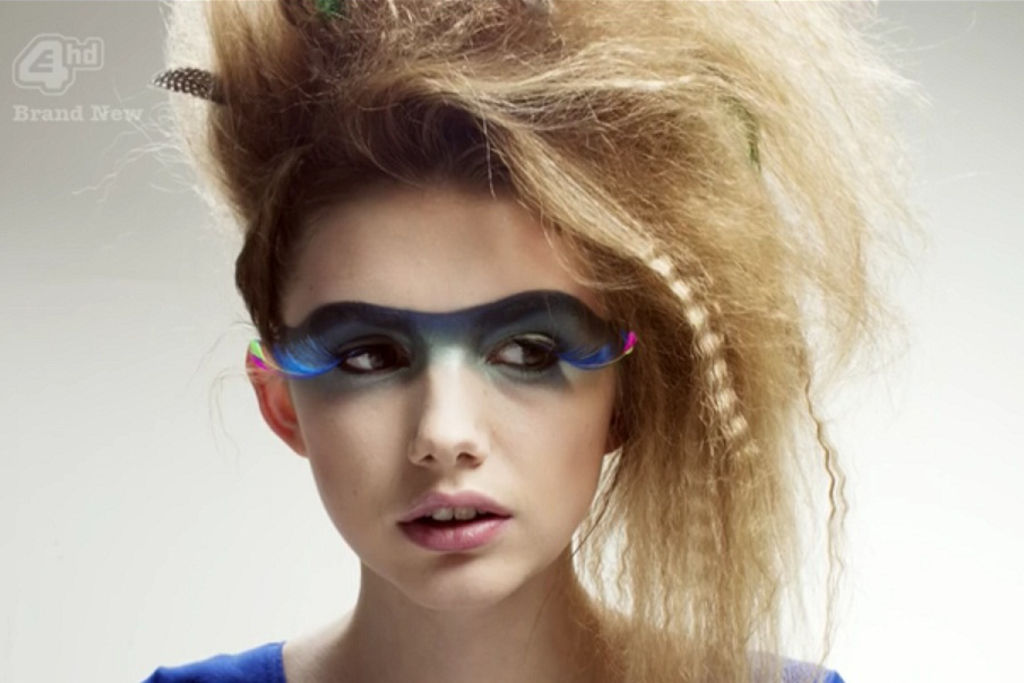
#> input picture src/processors/skins_feature.jpg, 1024 x 683 px
$ python -i DummyProcessor.py   (imports and definitions only)   (older library calls are emulated)
#> lines starting #> are read from the running program, lines starting #| are printed output that depends on the picture; after the words box and inside, x2 and y2 are one past the last pixel; in counts of white or black regions, pixels touching at a corner belong together
#> further down, picture is the input picture: shape (683, 1024, 3); mean B, G, R 149.7, 165.1, 179.5
import cv2
import numpy as np
from scipy.ndimage import convolve
from matplotlib import pyplot as plt
from mpl_toolkits import mplot3d

B = np.array([.0, 4.408490765224997, 3.144532188123648])
C = np.array([255., 257.2748941071508, 256.00960321263835])
D = (C - B) / np.linalg.norm(C - B)


def sobel(img):
    scale = 1
    delta = 0
    ddepth = cv2.CV_16S

    grad_x = cv2.Sobel(img, ddepth, 1, 0, ksize=5)
    grad_y = cv2.Sobel(img, ddepth, 0, 1, ksize=5)

    abs_grad_x = cv2.convertScaleAbs(grad_x)
    abs_grad_y = cv2.convertScaleAbs(grad_y)

    img = cv2.addWeighted(abs_grad_x, 0.5, abs_grad_y, 0.5, 0)
    return img


def edges(img, channel: str = ""):
#> called with channel = ''
    cv2.GaussianBlur(img, (5, 5), 2, img)
    b, g, r = cv2.split(img)
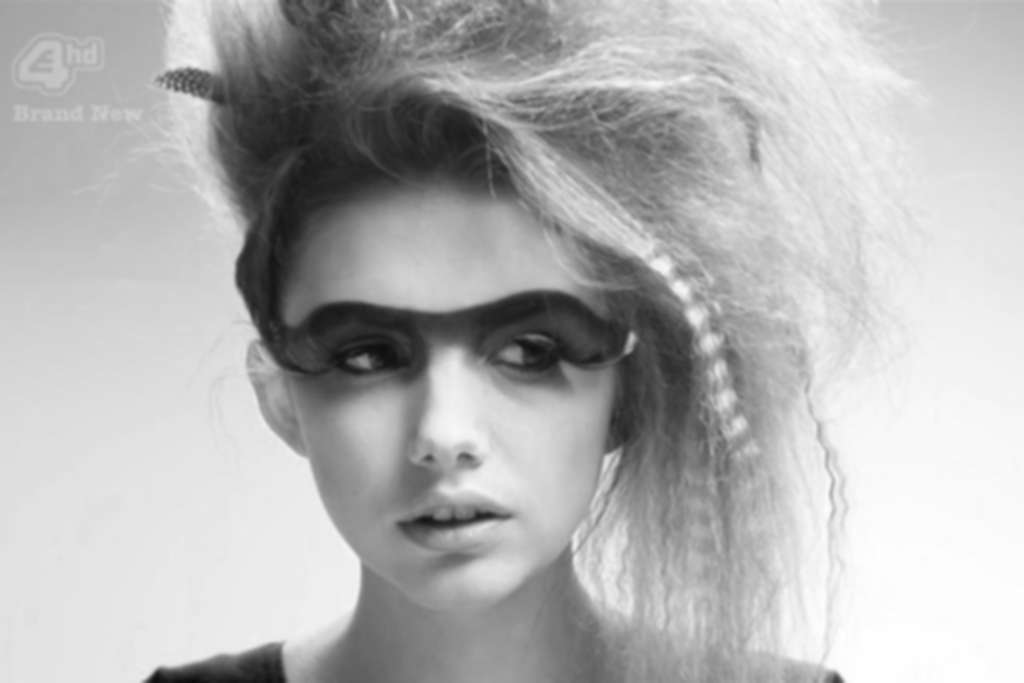
#> r: shape (683, 1024); min 11, max 255, mean 179.5
    b, g, r = sobel(b), sobel(g), sobel(r)
#> in sobel, `grad_y = cv2.Sobel(img, ddepth, 0, 1, ksize=5)`:
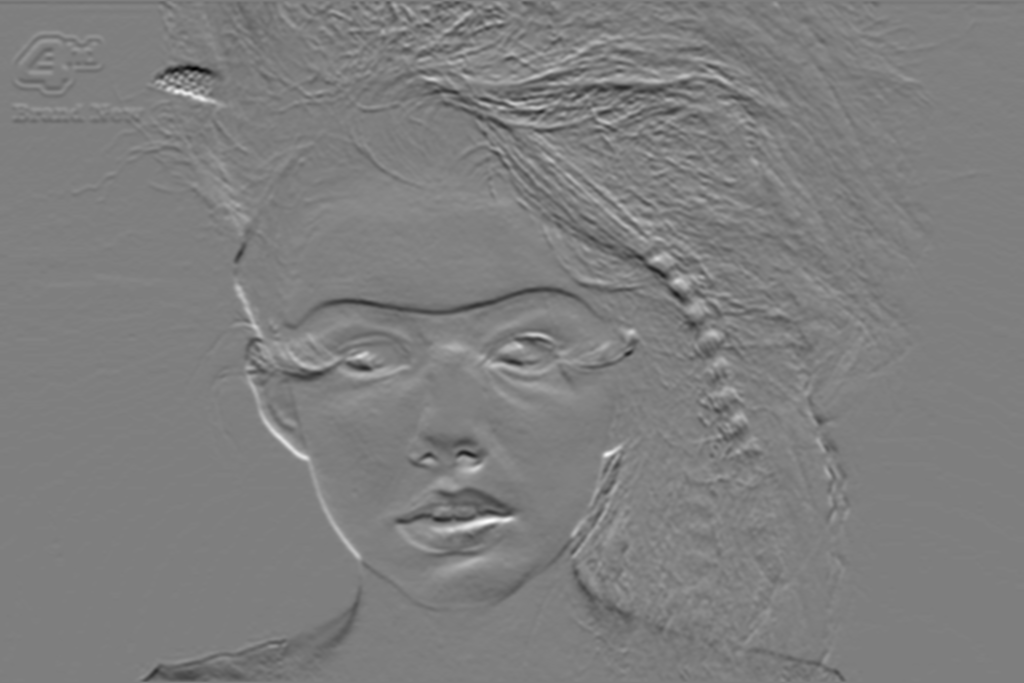
#> grad_y: shape (683, 1024) int16; min -3698, max 3741, mean -1; drawn with min black and max white
#> in sobel, `img = cv2.addWeighted(abs_grad_x, 0.5, abs_grad_y, 0.5, 0)`:
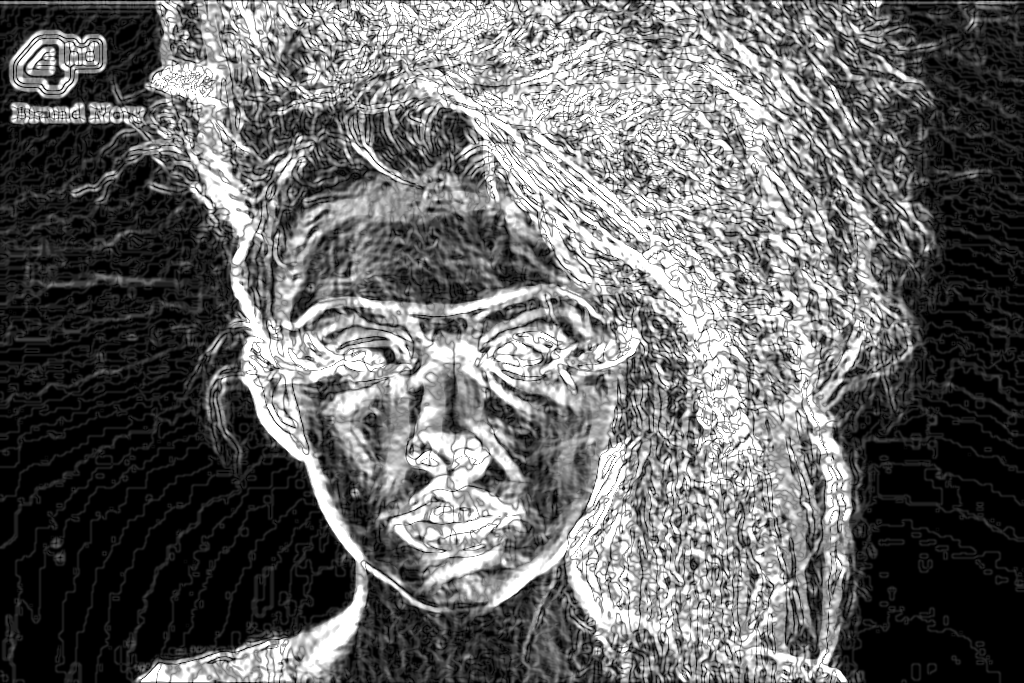
#> img: shape (683, 1024); min 0, max 255, mean 102.3
#> in sobel (call 3), `abs_grad_x = cv2.convertScaleAbs(grad_x)`:
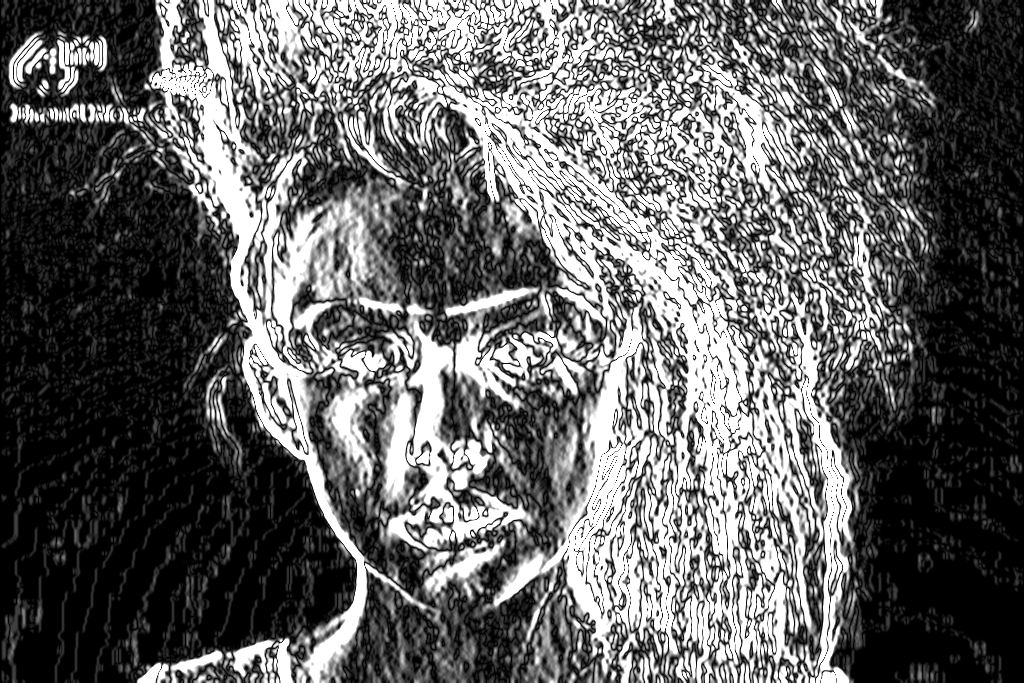
#> abs_grad_x: shape (683, 1024); min 0, max 255, mean 100.2
#> in sobel (call 3), `abs_grad_y = cv2.convertScaleAbs(grad_y)`:
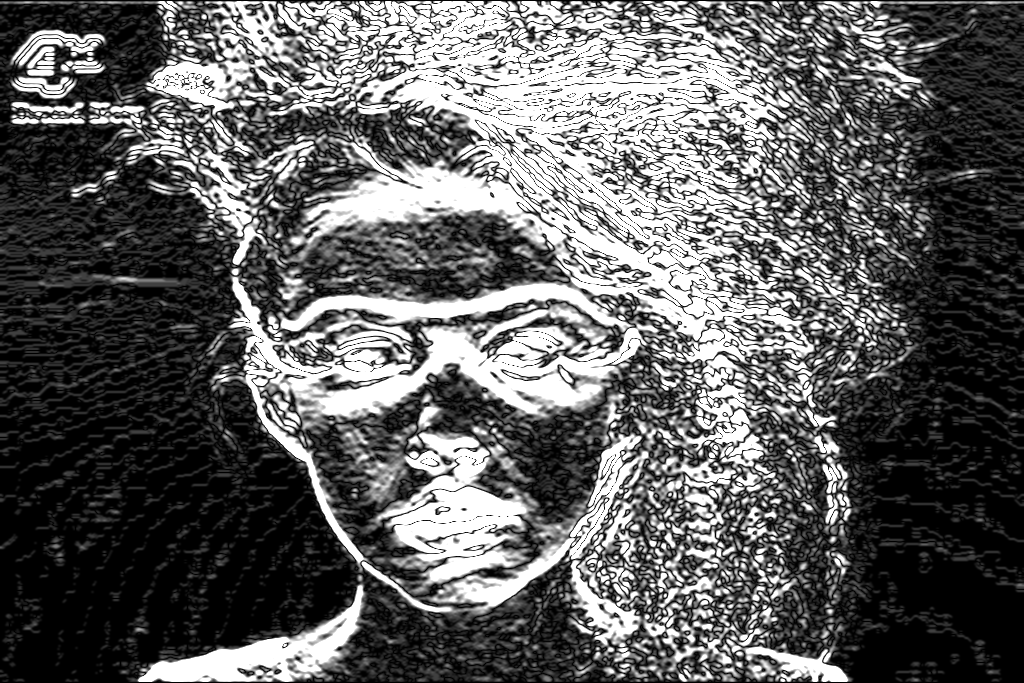
#> abs_grad_y: shape (683, 1024); min 0, max 255, mean 96.1
    img = (.33 * b + .33 * g + .33 * r).astype(np.uint8)
    # img = cv2.Canny(img, 100, 200)
    _, img = cv2.threshold(img, 150, 255, cv2.THRESH_BINARY_INV)
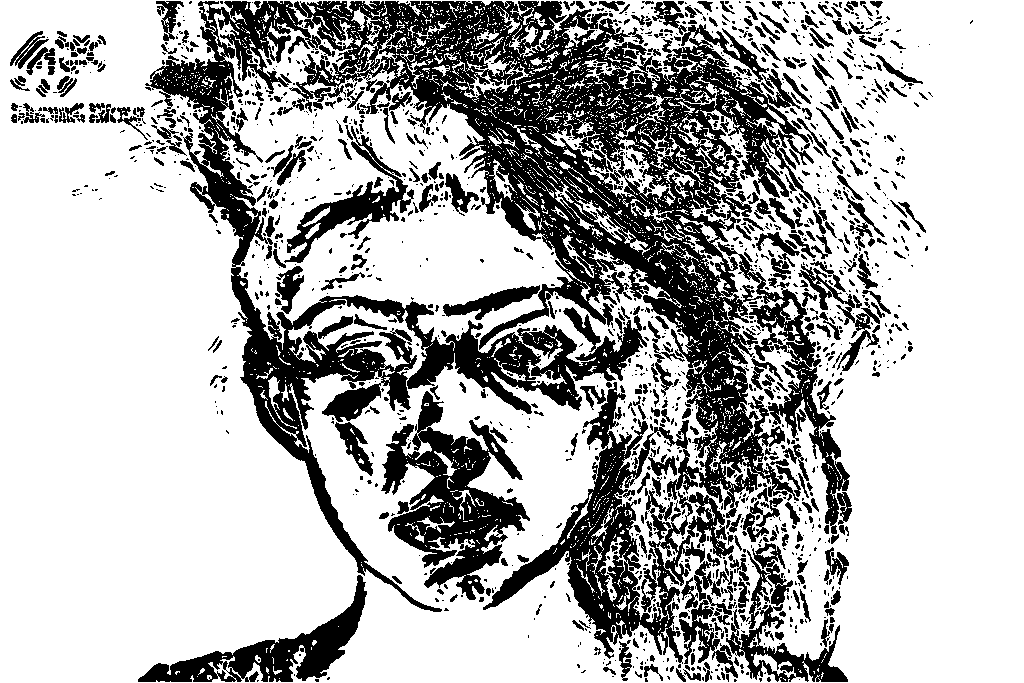
#> img: shape (683, 1024); 70.4% white; 1690 black regions (1253 under 20 px), largest, box (x1, y1, x2, y2) and area: (289, 1, 816, 664) 92484, (145, 1, 647, 612) 37282, (381, 391, 530, 600) 12736
    return img


def invert(img):
    return 255 - img


def get_dist2(a, b, c):
    return 255 - 50 * int(np.linalg.norm([abs(a - b), abs(b - c), abs(a - c)]))


def save(img, filename):
    cv2.imwrite(filename, img)
    return img


# [13 lines left out: function get_dist, not called in this run]


def no_action(img):
    return img


def in_range(img, channel: str = 'image'):
    return cv2.inRange(img, np.array([1, 1, 1]), np.array([255, 255, 255]))


# [4 lines left out: function resize, not called in this run]


def gray_scale(img, channel: str = 'image'):
    return cv2.cvtColor(img, cv2.COLOR_BGR2GRAY)


# [80 lines left out: functions convolution, seg_pencil, erode_dilate, print_lines, print_contours, not called in this run]


def contour(img):
    return cv2.findContours()


# [7 lines left out: function seg_pencil_stupid, not called in this run]

>>> import cv2
>>> picture = cv2.imread('skins_feature.jpg')
>>> result = edges(picture)
